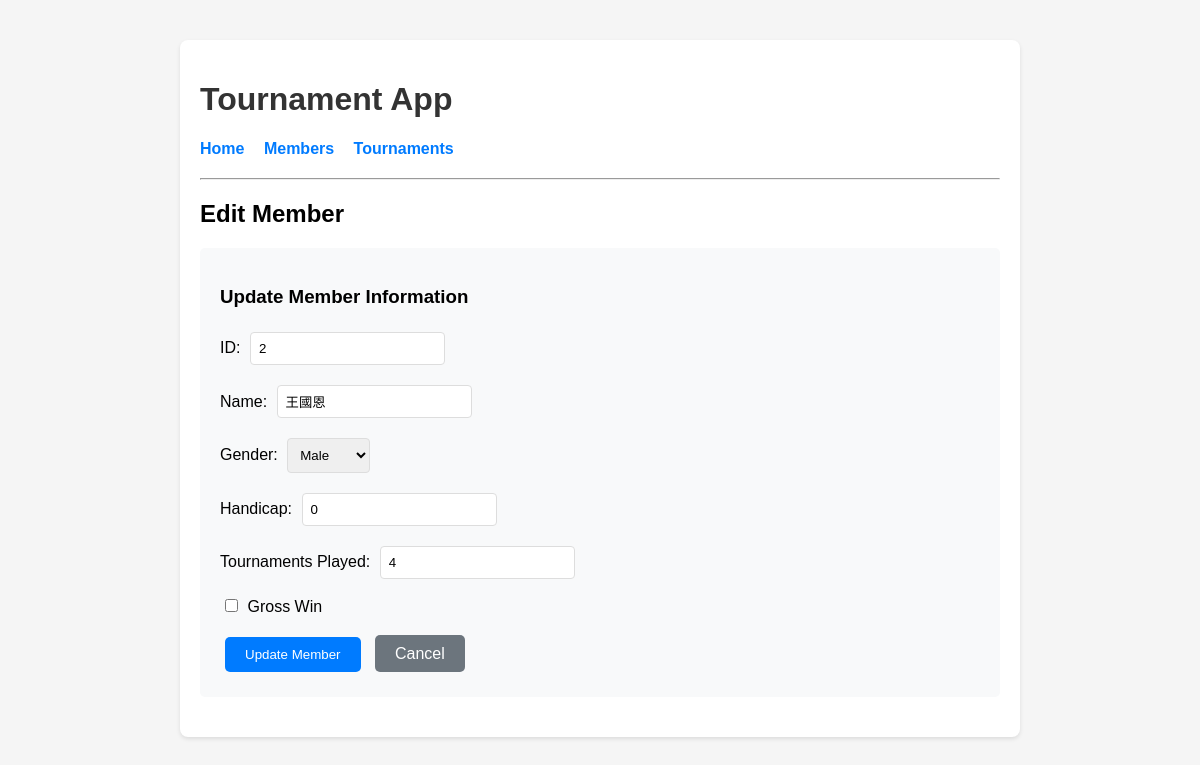
Page /edit_member/2 on the earlier database version.
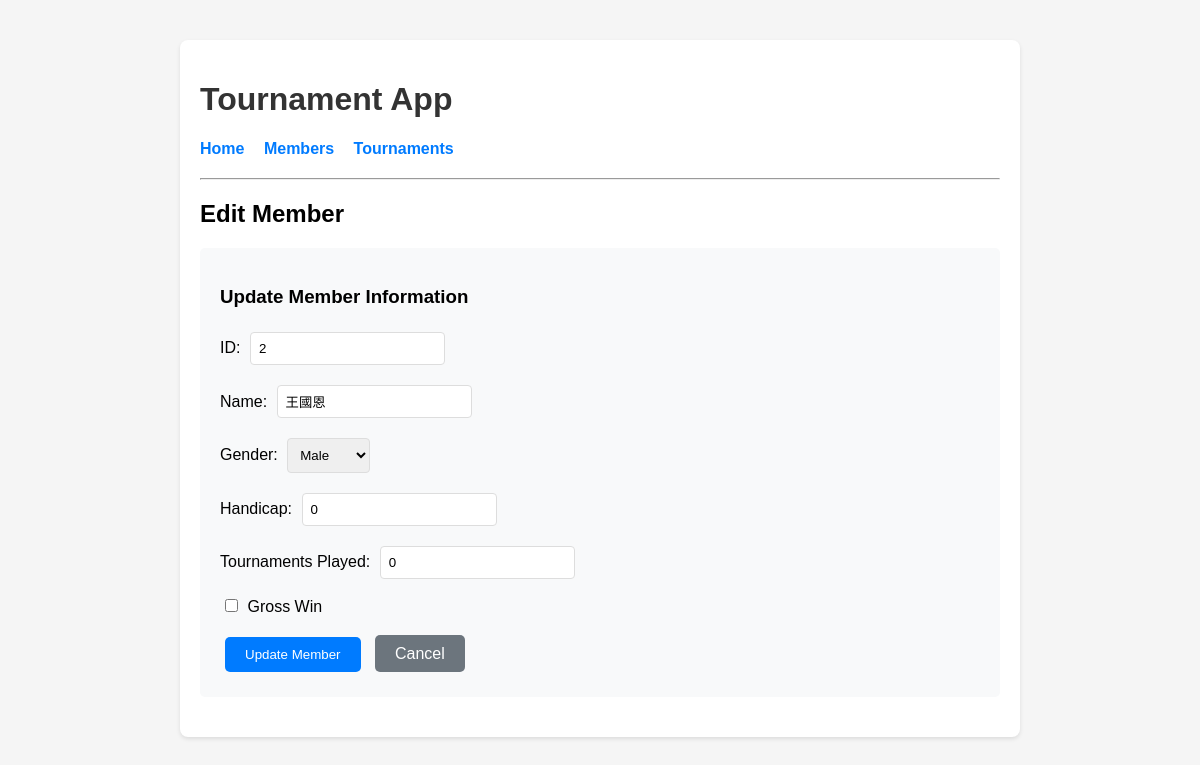
Same page on the later database version.
### tables this page shows
CREATE TABLE members (
            id INTEGER PRIMARY KEY AUTOINCREMENT,
            name TEXT NOT NULL,
            handicap REAL NOT NULL,
            gross_win BOOLEAN DEFAULT 0
        , gender TEXT CHECK(gender IN ('Male', 'Female')) DEFAULT 'Male', tournaments_played INTEGER DEFAULT 0);

### app.py (the view, shortened to what this page needs)
@app.route('/edit_member/<int:member_id>', methods=['GET', 'POST'])
def edit_member(member_id):
    conn = get_db_connection()
    member = conn.execute('SELECT * FROM members WHERE id = ?', (member_id,)).fetchone()
    conn.close()
    if member is None:
        return redirect(url_for('members'))
    return render_template('edit_member.html', member=member)

### app.py (called while the page is built)
def get_db_connection():
    conn = sqlite3.connect(DATABASE)
    conn.row_factory = sqlite3.Row
    return conn

### templates/edit_member.html (shortened to what this page needs)
{% extends 'base.html' %}
{% block content %}
    <h2>Edit Member</h2>
    <form method="post">
        <h3>Update Member Information</h3>
        <div>
            <label for="id">ID:</label>
            <input type="number" id="id" name="id" value="{{ member.id }}" required min="1">
        </div>
        <div style="margin-top: 10px;">
            <label for="name">Name:</label>
            <input type="text" id="name" name="name" value="{{ member.name }}" required>
        </div>
        <div style="margin-top: 10px;">
            <label for="gender">Gender:</label>
            <select id="gender" name="gender" required>
                <option value="Male" {{ "selected" if member.gender == "Male" else "" }}>Male</option>
            </select>
        </div>
        <div style="margin-top: 10px;">
            <label for="handicap">Handicap:</label>
            <input type="number" step="1" id="handicap" name="handicap" value="{{ member.handicap|int }}" required>
        </div>
        <div style="margin-top: 10px;">
            <label for="tournaments_played">Tournaments Played:</label>
            <input type="number" id="tournaments_played" name="tournaments_played" value="{{ member.tournaments_played }}" min="0" required>
        </div>
        <div style="margin-top: 10px;">
            <label>
                <input type="checkbox" name="gross_win" {{ "checked" if member.gross_win else "" }}> Gross Win
            </label>
        </div>
        <div style="margin-top: 15px;">
            <button type="submit" style="background-color: #007bff; color: white; padding: 10px 20px; border: none; border-radius: 5px; cursor: pointer; margin-right: 10px;">Update Member</button>
            <a href="/members" style="background-color: #6c757d; color: white; padding: 10px 20px; text-decoration: none; border-radius: 5px;">Cancel</a>
        </div>
    </form>
{% endblock %}

Differences in the rows shown:
changed members "王國恩": tournaments_played "4" → "0"
